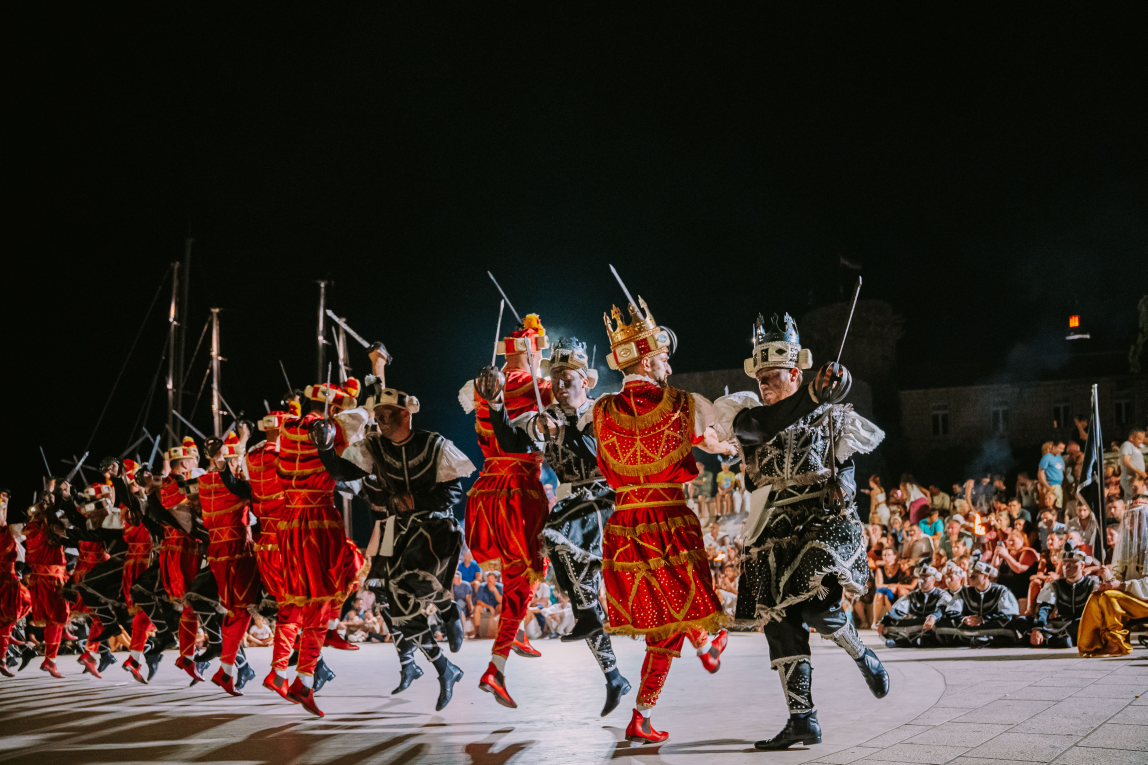
#> input picture assets/images/new-images/sword-clash.jpg, 5736 x 3824 px, given in place of sword-clash.webp, which was not available (shown at 1/5 size)
$ python prep_images.py
#> lines starting #> are read from the running program, lines starting #| are printed output that depends on the picture; pictures that were not available may be replaced by others from this repository, and a replacement may not be noted
#!/usr/bin/env python3
"""Prepare cinematic backgrounds, browser frames and crops for the board deck."""
import os
from PIL import Image, ImageDraw, ImageFilter, ImageFont, ImageEnhance

ROOT = os.path.abspath(os.path.join(os.path.dirname(__file__), "..", "..", ".."))
PUB = os.path.join(ROOT, "public")
SHOTS = os.path.join(ROOT, "docs", "presentation", "shots")
BG = os.path.join(ROOT, "docs", "presentation", "assets", "bg")
FR = os.path.join(ROOT, "docs", "presentation", "assets", "frames")
for d in (BG, FR):
    os.makedirs(d, exist_ok=True)

W, H = 1920, 1080
MENLO = "/System/Library/Fonts/Menlo.ttc"

# [8 lines left out: function cover, not called in this run]

def make_bg(src, out, darken=0.42, focus_y=0.5, contrast=1.04):
    """Cover-crop to 16:9, darken, with brand-warm grade. focus_y biases vertical crop."""
#> called with src = 'sword-clash.webp', out = 'title.png', darken = 0.5, focus_y = 0.4, contrast = 1.04
    im = Image.open(os.path.join(PUB, src)).convert("RGB")
#> im is the input picture: PIL image 5736x3824 RGB; mean R, G, B 61.7, 47.6, 41.5
    sw, sh = im.size
#> sw = 5736; sh = 3824
    scale = max(W / sw, H / sh)
#> scale = 0.335
    nw, nh = int(sw * scale + 0.5), int(sh * scale + 0.5)
#> nw = 1920; nh = 1280
    im = im.resize((nw, nh), Image.LANCZOS)
#> im: PIL image 1920x1280 RGB
    left = (nw - W) // 2
#> left = 0
    top = int((nh - H) * focus_y)
#> top = 80
    top = max(0, min(nh - H, top))
    im = im.crop((left, top, left + W, top + H))
#> im: PIL image 1920x1080 RGB
    im = ImageEnhance.Contrast(im).enhance(contrast)
    im = ImageEnhance.Color(im).enhance(1.02)
    # uniform darken
    ov = Image.new("RGB", (W, H), (8, 7, 6))
    im = Image.blend(im, ov, darken)
    # bottom vignette gradient for caption legibility
    grad = Image.new("L", (1, H), 0)
    for y in range(H):
        t = y / H
        grad.putpixel((0, y), int(150 * max(0, (t - 0.45) / 0.55) ** 1.4))
    grad = grad.resize((W, H))
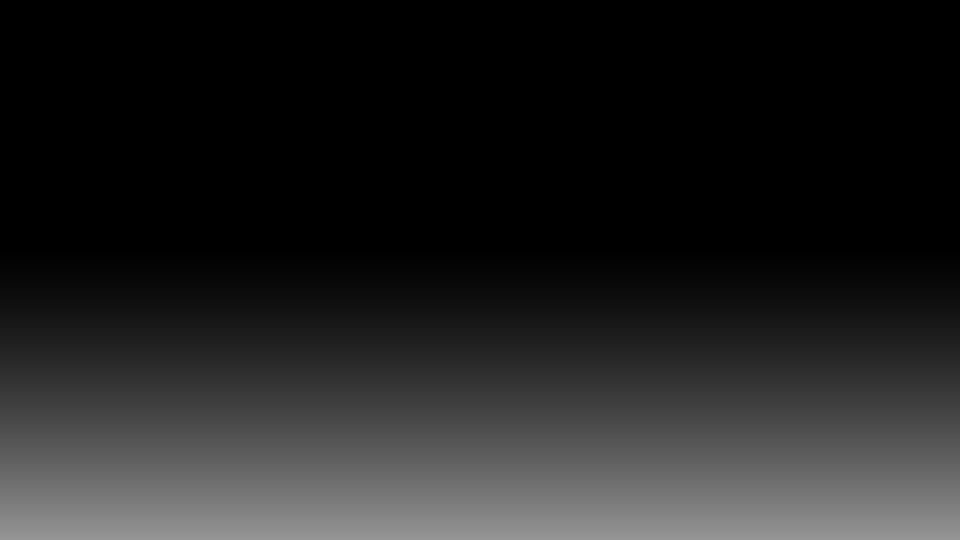
#> grad: PIL image 1920x1080 L (shown at 1/2 size); min 0, max 149, mean 34
    black = Image.new("RGB", (W, H), (5, 4, 3))
    im = Image.composite(black, im, grad)
    im.save(os.path.join(BG, out), "PNG")
    print("bg ", out)

# [55 lines left out: functions browser_frame, crop, not called in this run]

# ---- backgrounds ----
make_bg("sword-clash.webp", "title.png", darken=0.5, focus_y=0.4)
make_bg("kraljevi.webp", "tradicija.png", darken=0.5, focus_y=0.35)
#> call 2 of make_bg, with src = 'kraljevi.webp', out = 'tradicija.png', darken = 0.5, focus_y = 0.35, contrast = 1.04
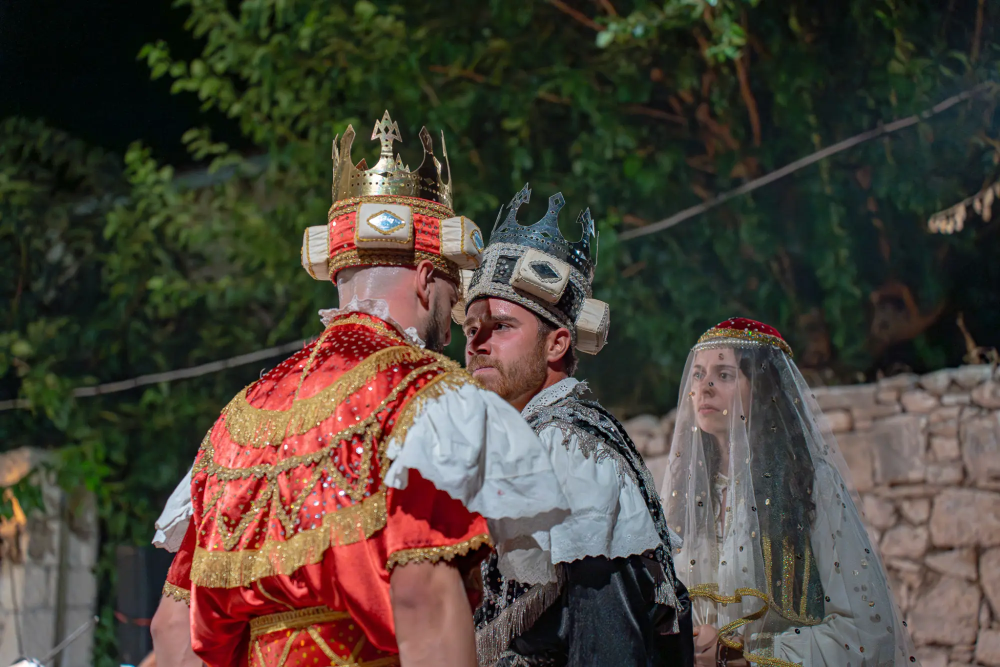
#> input picture Sveta Cecilija/assets/kraljevi.webp, 2000 x 1334 px, found by its file name (shown at 1/2 size)
#> in make_bg, im is the input picture: PIL image 2000x1334 RGB; mean R, G, B 75.2, 67.1, 56.9
make_bg("torches.webp", "div-bili.png", darken=0.58, focus_y=0.45)
#> call 3 of make_bg, with src = 'torches.webp', out = 'div-bili.png', darken = 0.58, focus_y = 0.45, contrast = 1.04
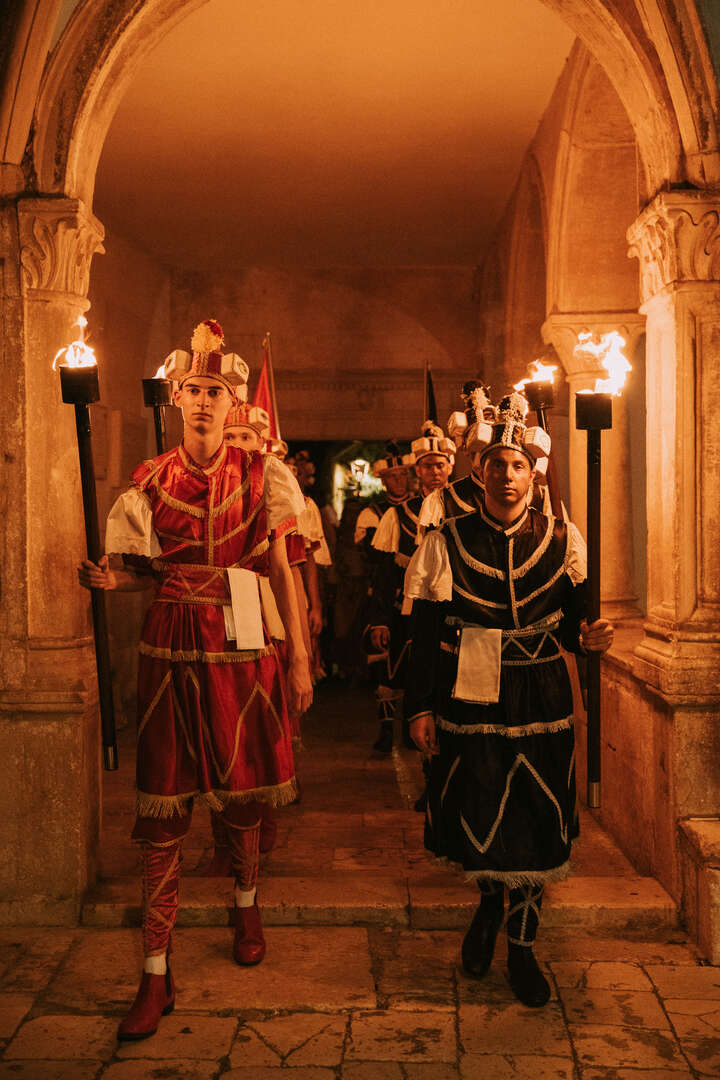
#> input picture Sveta Cecilija/assets/torches.jpg, 720 x 1080 px, given in place of torches.webp, which was not available
#> in make_bg, im is the input picture: PIL image 720x1080 RGB; mean R, G, B 126, 60.1, 23.6
#> in make_bg (call 3), `im = Image.composite(black, im, grad)`:
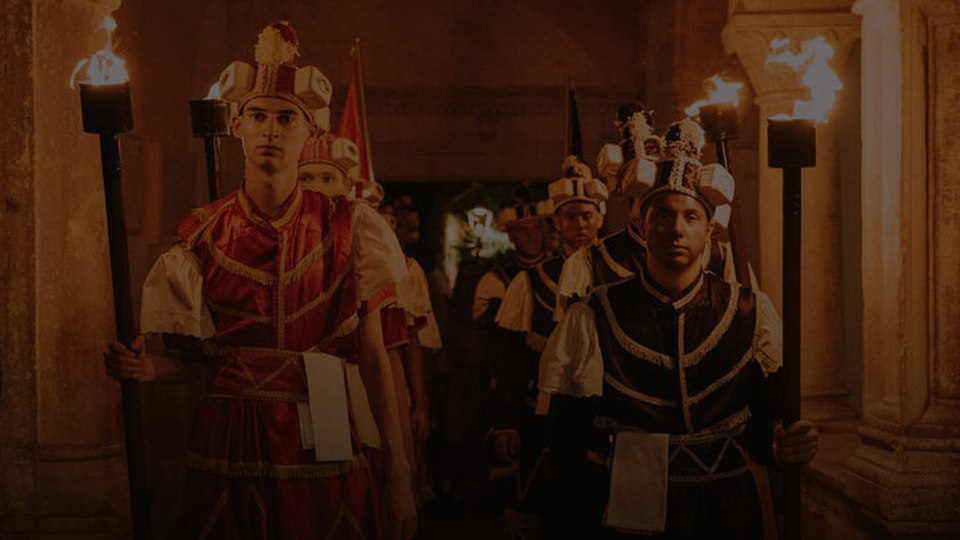
#> im: PIL image 1920x1080 RGB (shown at 1/2 size); mean R, G, B 55.1, 28, 13.2
make_bg("kings-face-off.webp", "div-novi.png", darken=0.52, focus_y=0.4)
#> call 4 of make_bg, with src = 'kings-face-off.webp', out = 'div-novi.png', darken = 0.52, focus_y = 0.4, contrast = 1.04
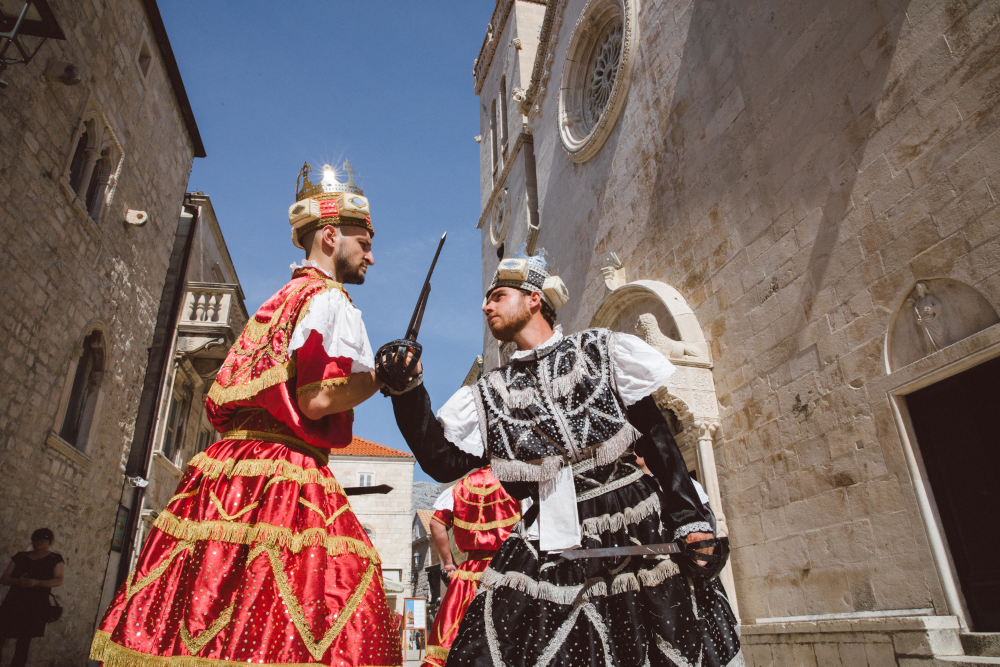
#> input picture assets/images/new-images/kings-face-off.jpg, 2000 x 1333 px, given in place of kings-face-off.webp, which was not available (shown at 1/2 size)
#> in make_bg, im is the input picture: PIL image 2000x1333 RGB; mean R, G, B 120.4, 101.1, 97.8
#> in make_bg (call 4), `im = im.crop((left, top, left + W, top + H))`:
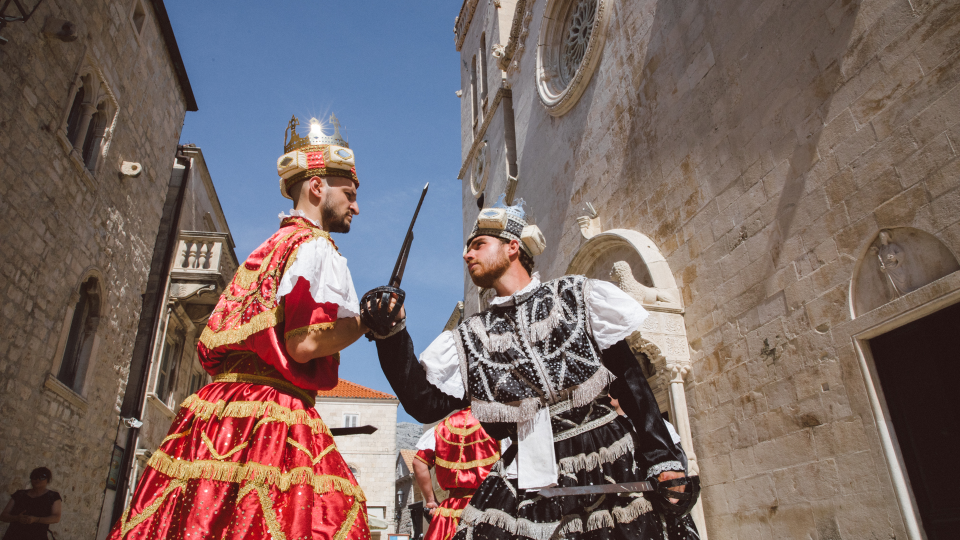
#> im: PIL image 1920x1080 RGB (shown at 1/2 size); mean R, G, B 122.2, 104, 100.5
#> in make_bg (call 4), `im = Image.composite(black, im, grad)`:
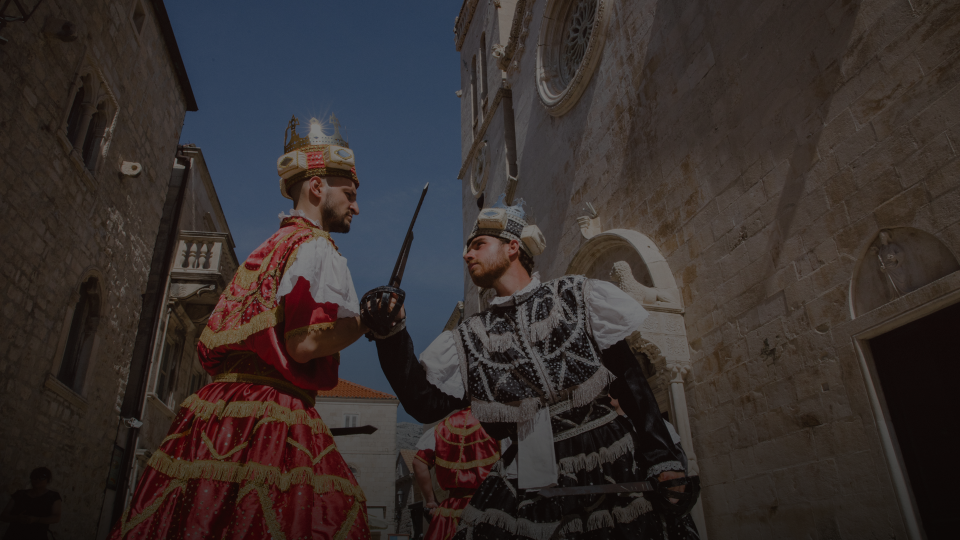
#> im: PIL image 1920x1080 RGB (shown at 1/2 size); mean R, G, B 54, 46.5, 44.8
#> (the run stopped early here; a loop or call above may not have finished)
